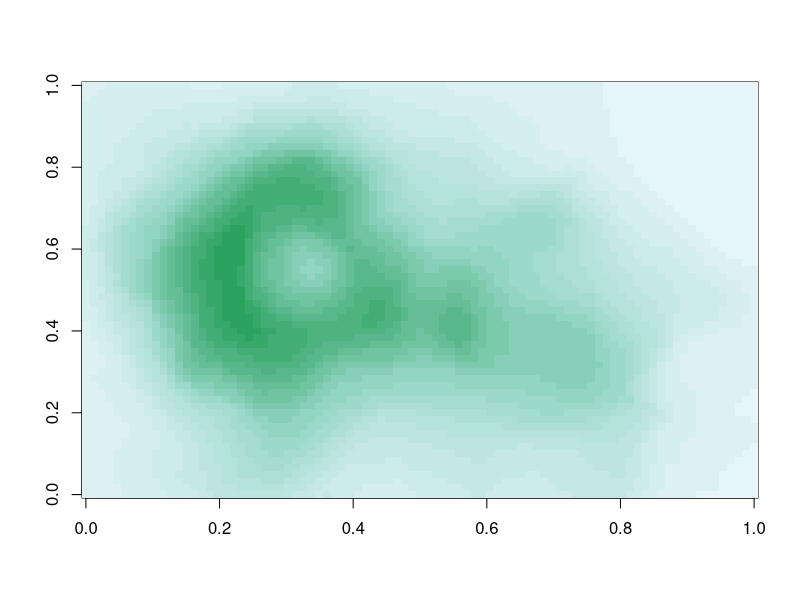
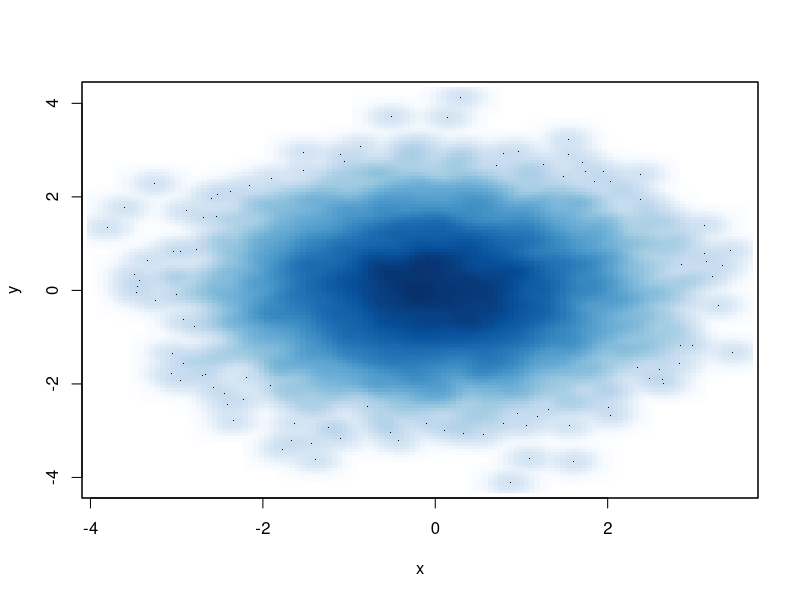

Write the R code that produced these figures, in order.
# Working with Color in R (part 2).R

# RColorBrewer and colorRampPalette

library(RColorBrewer)
cols <- brewer.pal(3, "BuGn") # First argument is the number of colours you want in your palette, second argument is the name of the pallette
cols

pal <- colorRampPalette(cols) # pass palette of colours into colorRampPalette function
image(volcano, col = pal(20))

# The smoothScatter function (creates 2D histogram)
x <- rnorm(10000)
y <- rnorm(10000)
smoothScatter(x, y)
